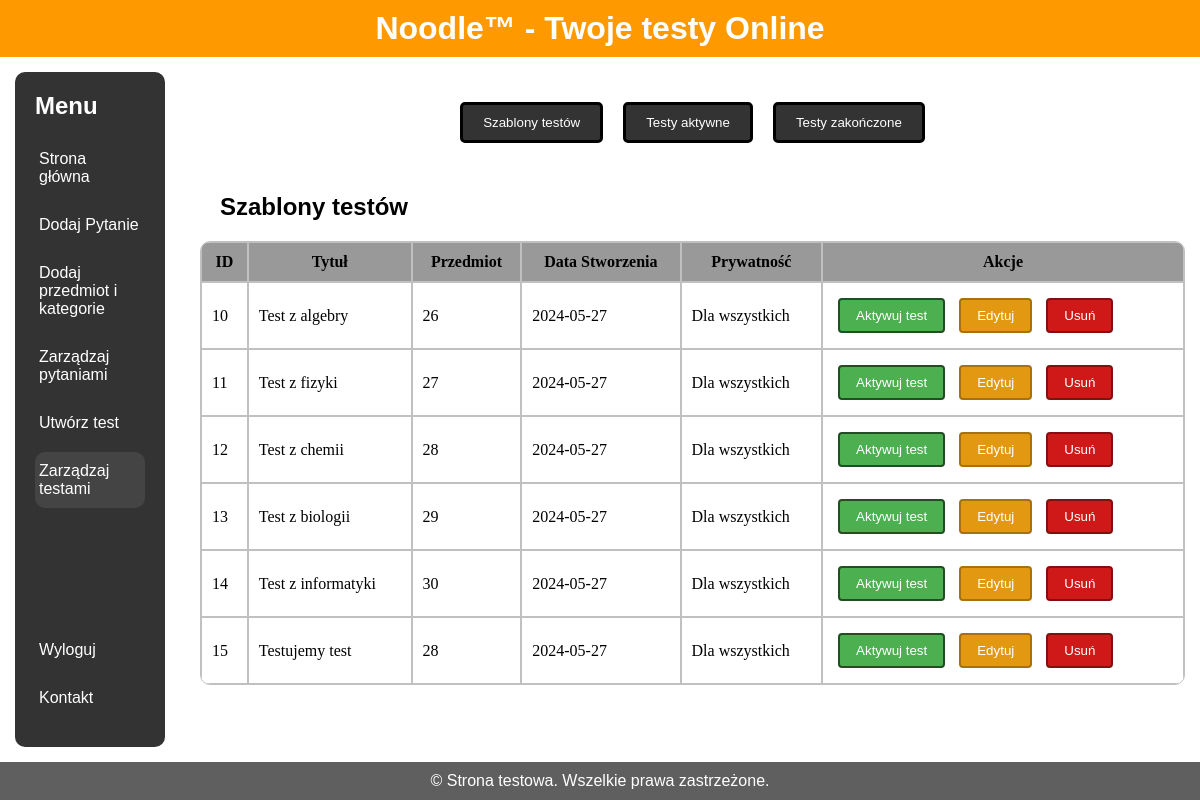
/Strona/html/panel_nauczyciela/zarz_testami.php (signed in), run on the app's committed database.
### tables this page shows
CREATE TABLE `testy_stworzone` (
  `id` int(11) NOT NULL,
  `autor` int(11) NOT NULL,
  `przedmiot` int(11) NOT NULL,
  `prywatnosc` tinyint(1) NOT NULL,
  `tytuł` varchar(50) DEFAULT NULL,
  `data_stworzenia` date NOT NULL
);

### Strona/html/panel_nauczyciela/zarz_testami.php (the view, shortened to what this page needs)
<!DOCTYPE html>
<html lang="en">
<head>
	<link rel="stylesheet" href="../styles.css">
</head>
<body>
	<div class="wrapper">
		<div class="header-content" id="head">
      		<h1>Noodle™ - Twoje testy Online</h1>
    		</div>
    		<div class="container">
      		<div class="sidebar" id="menu">
        		<ul>
				<h2>Menu</h2>
                <li><a href="strona_glowna.php" >Strona główna</a></li>
                <li><a href="dodaj.php">Dodaj Pytanie</a></li>
                <li><a href="dodaj_kat.php">Dodaj przedmiot i kategorie</a></li>
                <li><a href="zarz_pyt.php">Zarządzaj pytaniami</a></li>
                <li><a href="utworz_test.php">Utwórz test</a></li>
                <li><a href="zarz_testami.php" class="aktualna-strona">Zarządzaj testami</a></li>
        		</ul>
			<ul>
                <li>
    				<a href="../logowanie/logout.php">Wyloguj</a>
				</li>
				<li>
					<a href="../kontakt.php">Kontakt</a>
				</li>
			</ul>
      		</div>
			<div class="main-content" id="main">
                <div class="table-buttons">
                    <button onclick="toggleVisibility('testTemplates')">Szablony testów</button>
                    <button onclick="toggleVisibility('activeTests')">Testy aktywne</button>
                    <button onclick="toggleVisibility('finishedTests')">Testy zakończone</button>
                </div>
            <h2 class="h2-zarzadzajtestami" id="testTemplatesTitle" style="display:none;">Szablony testów</h2>
                <table id="testTemplates" style="display:none;">
                    <thead>
                        <tr>
                            <th>ID</th>
                            <th>Tytuł</th>
                            <th>Przedmiot</th>
                            <th>Data Stworzenia</th>
                            <th>Prywatność</th>
                            <th>Akcje</th>
                        </tr>
                    </thead>
                        <tbody>
                            <?php
                                $servername = "localhost";
                                $username = "root";
                                $password = "";
                                $dbname = "baza";
                                $conn = new mysqli($servername, $username, $password, $dbname);
                                    $sql = "SELECT  testy_stworzone.id AS id,
                                                    testy_stworzone.autor AS autor,
                                                    testy_stworzone.przedmiot AS przedmiot,
                                                    testy_stworzone.prywatnosc AS prywatnosc,
                                                    testy_stworzone.tytuł AS tytul,
                                                    testy_stworzone.data_stworzenia AS data_stwo
                                            FROM testy_stworzone;";
                                    $result = $conn->query($sql);
                                    if ($result->num_rows > 0) {
                                        while($row = $result->fetch_assoc()) {
                                            echo '
                                            <tr>
                                                <td>' . $row['id'] . '</td>
                                                <td>' . $row['tytul'] . '</td>
                                                <td>' . $row['przedmiot'] . '</td>
                                                <td>' . $row['data_stwo'] . '</td>
                                                <td>' . ($row['prywatnosc'] === '1' ? 'Tylko dla mnie' : 'Dla wszystkich') . '</td>
                                                <td>
                                                    <button class="test-action-button1" onclick="activateTest(1)">Aktywuj test</button>
                                                    <button class="test-action-button2" onclick="editTest(1)">Edytuj</button>
                                                    <button class="test-action-button3" onclick="deleteTest(1)">Usuń</button>
                                                </td>
                                            </form></td>
                                            </tr>';
                                        }
                                    }
                                    else {
                                        echo '<tr><td>Brak testów do wyświetlenia.</td></tr>';
                                    }
                            ?>
                        </tbody>
                </table>
			</div>
    	</div>
		<div class="footer" id="stopka">
			<p>&copy; Strona testowa. Wszelkie prawa zastrzeżone.</p>
		</div>
	</div>
</body>
</html>

### Strona/html/styles.css (style rules this page uses)
* { box-sizing: border-box; margin: 0; }
body { font-family: Arial, sans-serif; display: flex; min-height: 100vh; flex-direction: column; }
.header-content { background-color: #ff9900; color: #fff; padding: 10px 0; text-align: center; position: sticky; width: 100%; top: 0; z-index: 1000; }
.header-content h1 { margin: 0; }
.wrapper { flex: 1; display: flex; flex-direction: column; }
.container { display: flex; flex: 1; align-items: flex-start; }
.sidebar { display: flex; flex-direction: column; background-color: #333; color: #fff; position: sticky; width: 12%; min-width: 150px; padding: 20px; margin: 15px; margin-right: 20px; border-radius: 10px; top: 0px; left: 0; height: auto; z-index: 900; overflow-y: auto; justify-content: space-between; }
.sidebar h2 { margin-bottom: 20px; }
.sidebar ul { list-style-type: none; padding: 0; margin-bottom: 0; }
.sidebar ul li { margin-bottom: 10px; }
.sidebar ul li a { color: #fff; text-decoration: none; display: block; padding: 10px 4px; }
.aktualna-strona { background-color: #444; border-radius: 10px; }
.main-content { display: flex; flex: 1; flex-direction: column; justify-content: center; padding: 15px; flex-wrap: wrap; }
.footer { background-color: #5f5f5f; color: #fff; text-align: center; padding: 10px 0; }
table { position: relative; border-spacing: 0; font-family: calibri; z-index: 2; border: solid 1px #70707070; border-radius: 10px; overflow: hidden; }
td, th { padding: 10px; border: solid 1px #70707070; background-clip: padding-box; }
td { background-color: white; }
th { background-color: #999; }
.h2-zarzadzajtestami { margin: 20px; }
.test-action-button1 { background-color: #4CAF50; color: white; padding: 8px 16px; margin: 5px; border: solid rgb(34, 78, 36) 2px; border-radius: 4px; cursor: pointer; transition: opacity 0.3s ease, transform 0.3s ease; }
.test-action-button2 { background-color: #e29911; color: white; padding: 8px 16px; margin: 5px; border: solid #a7710e 2px; border-radius: 4px; cursor: pointer; transition: opacity 0.3s ease, transform 0.3s ease; }
.test-action-button3 { background-color: #cf1919; color: white; padding: 8px 16px; margin: 5px; border: solid #831010 2px; border-radius: 4px; cursor: pointer; transition: opacity 0.3s ease, transform 0.3s ease; }

### Strona/html/panel_nauczyciela/zarz_testami.php (style rules this page uses)
.table-buttons { display: flex; justify-content: center; align-items: center; flex-wrap: wrap; padding: 20px; }
.table-buttons button { background-color: #333; border: 3px solid; border-color: black; color: white; padding: 10px 20px; margin: 10px; border-radius: 5px; cursor: pointer; transition: background-color 0.3s; }

### data on the page
testy_stworzone: id "10", tytuł "Test z algebry", przedmiot "26", data_stworzenia "2024-05-27", prywatnosc "Dla wszystkich"
testy_stworzone: id "11", tytuł "Test z fizyki", przedmiot "27", data_stworzenia "2024-05-27", prywatnosc "Dla wszystkich"
testy_stworzone: id "12", tytuł "Test z chemii", przedmiot "28", data_stworzenia "2024-05-27", prywatnosc "Dla wszystkich"
testy_stworzone: id "13", tytuł "Test z biologii", przedmiot "29", data_stworzenia "2024-05-27", prywatnosc "Dla wszystkich"
testy_stworzone: id "14", tytuł "Test z informatyki", przedmiot "30", data_stworzenia "2024-05-27", prywatnosc "Dla wszystkich"
testy_stworzone: id "15", tytuł "Testujemy test", przedmiot "28", data_stworzenia "2024-05-27", prywatnosc "Dla wszystkich"
